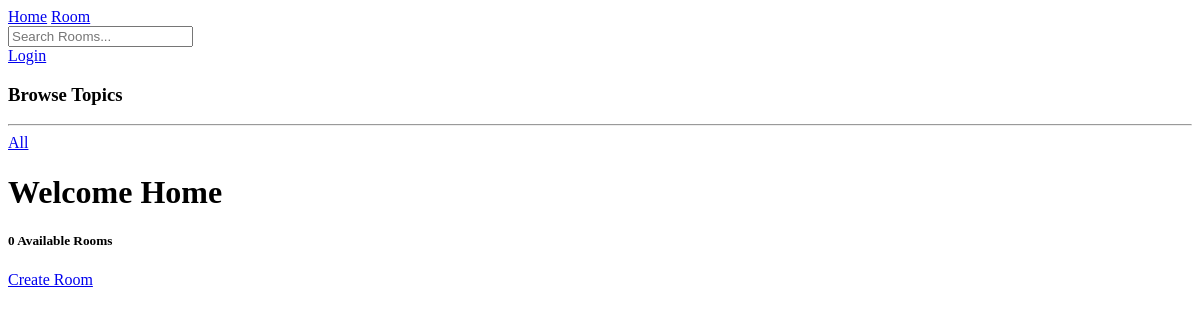
The app's page /, older data.
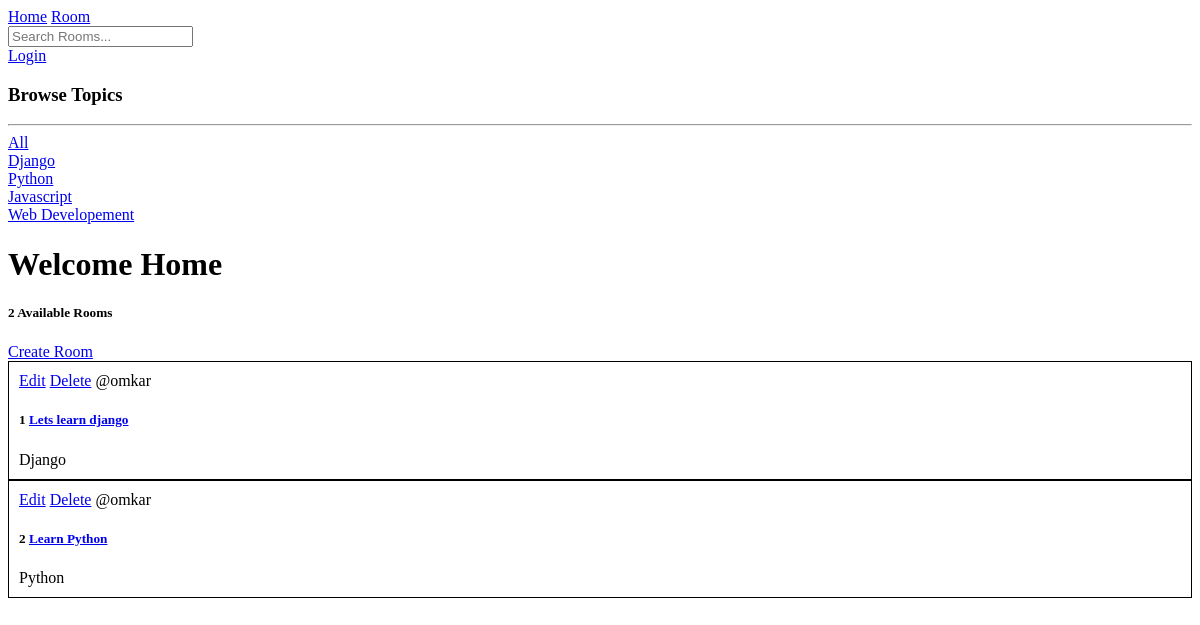
The same page, newer data.
### base/models.py (models this page shows, shortened)
class Topic(models.Model):
    name = models.CharField(max_length = 200)

class Room(models.Model):
    class Meta:
        ordering = ['-updated', '-created']
    host = models.ForeignKey(User, on_delete = models.SET_NULL, null = True)
    topic = models.ForeignKey(Topic, on_delete = models.SET_NULL, null = True)
    name = models.CharField(max_length = 200)
    description = models.TextField(null = True, blank = True)
    updated = models.DateTimeField(auto_now = True)
    created = models.DateTimeField(auto_now_add = True)

### base/views.py (the view)
# urls.py: path('', views.home, name = "home"),
def home(request):
    topic = request.GET.get("topic") if request.GET.get('topic') != None else ''
    rooms = Room.objects.filter(
        Q(topic__name__icontains = topic) |
        Q(name__icontains = topic) |
        Q(description__icontains = topic)
    )
    topics = Topic.objects.all()
    context = {'rooms' : rooms, 'topics' : topics, 'room_count' : len(rooms)}
    return render(request, 'base/home.html', context)

### base/templates/base/home.html
{% extends 'main.html' %} {% block content %}
<div class="home-container">
  <div>
    <h3>Browse Topics</h3>
    <hr />
    <div>
      <a href="{% url 'home' %}">All</a>
    </div>
    {% for topic in topics %}
    <div>
      <a href="{% url 'home'%}?topic={{topic.name}} ">{{topic.name}}</a>
    </div>
    {% endfor %}
  </div>
  <h1>Welcome Home</h1>
  <div>
    <h5>{{room_count}} Available Rooms</h5>
    <a href="{% url 'create-room' %}">Create Room</a>
    {% for room in rooms %}
    <div style="border: 1px solid black; padding: 10px">
      <a href="{% url 'update-room' room.id%}">Edit</a>
      <a href="{% url 'delete-room' room.id%}">Delete</a>
      <span>@{{room.host.username}}</span>
      <h5>
        {{room.id}}
        <a href="{% url 'room' room.id %}"><span>{{room.name}}</span> </a>
      </h5>
      <span>{{room.topic.name}}</span>
    </div>
    {% endfor %}
  </div>
</div>
{% endblock content %}

### templates/main.html (shortened to what this page needs)
<!DOCTYPE html>
<html lang="en">
  <head>
  </head>
  <body>
    {% include 'navbar.html' %}  {% block content %} {% endblock content %}
  </body>
</html>

### templates/navbar.html
<div class="navbar">
  <a href="/">Home</a>
  <a href="/room">Room</a>
  <form action="" action="{% url 'home' %}">
    <input type="text" name="topic" placeholder="Search Rooms..." />
  </form>
  {% if request.user.is_authenticated %}
  <a href="{% url 'logout' %}"> Logout</a>
  {% else %}
  <a href="{% url 'login' %}">Login</a>
  {% endif %}
</div>

Row changes from the older to the newer data that the page shows:
added Topic: name "Django"
added Topic: name "Python"
added Topic: name "Javascript"
added Topic: name "Web Developement"
added Room: host.username "omkar", id "1", name "Lets learn django", topic.name "Django"
added Room: host.username "omkar", id "2", name "Learn Python", topic.name "Python"
Text that changed along with them:
{{ room_count }}: "0" → "2"
